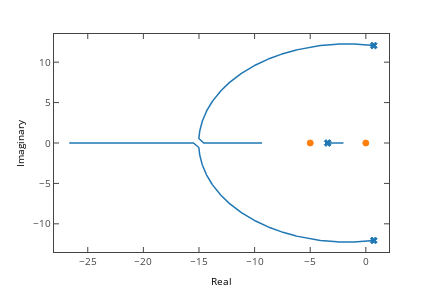

This figure's notebook cell:
### Markdown cell above
Orain Erroen kontornoa egiten da F erabiliz

### Code cell
c.rlocus(F,kvect=sp.r_[0:0.40:0.0005,0.4:0.5:0.1])
f=plt.gcf();py.iplot_mpl(f)

### Figure 1 — Plotly figure (JSON) as saved in the notebook; plotly's stock layout.template omitted (floating-point values rounded to 4 significant figures; data arrays with more than 128 entries replaced by an {"elided": "..."} marker saying what was removed)
{"data": [{"marker": {"color": "#1F77B4", "line": {"color": "#1F77B4", "width": 1}, "opacity": 1, "size": 6, "symbol": "x"}, "mode": "markers", "name": "_line0", "type": "scatter", "uid": "93928f36-65c5-463b-82db-d9c954ad6aa3", "x": [0.7136, 0.7136, -3.427], "xaxis": "x", "y": [12.06, -12.06, 0], "yaxis": "y"}, {"marker": {"color": "#FF7F0E", "line": {"color": "#FF7F0E", "width": 1}, "opacity": 1, "size": 6, "symbol": "circle"}, "mode": "markers", "name": "_line1", "type": "scatter", "uid": "1e4dfec3-87d2-4920-844d-c90a9586fc27", "x": [-5, 0], "xaxis": "x", "y": [0, 0], "yaxis": "y"}, {"line": {"color": "rgba (31, 119, 180, 1)", "dash": "solid", "width": 1.5}, "mode": "lines", "name": "rootlocus", "type": "scatter", "uid": "0820fcde-73eb-4d1e-8cb5-96dea5d0ba47", "x": {"elided": "801 float values"}, "xaxis": "x", "y": {"elided": "801 int values"}, "yaxis": "y"}, {"line": {"color": "rgba (31, 119, 180, 1)", "dash": "solid", "width": 1.5}, "mode": "lines", "name": "rootlocus", "type": "scatter", "uid": "774574fa-5680-4e37-999d-cefe0521ce55", "x": {"elided": "801 float values"}, "xaxis": "x", "y": {"elided": "801 float values"}, "yaxis": "y"}, {"line": {"color": "rgba (31, 119, 180, 1)", "dash": "solid", "width": 1.5}, "mode": "lines", "name": "rootlocus", "type": "scatter", "uid": "95c90adc-e002-40c2-8081-4d9f94452dca", "x": {"elided": "801 float values"}, "xaxis": "x", "y": {"elided": "801 float values"}, "yaxis": "y"}], "layout": {"autosize": false, "height": 288, "hovermode": "closest", "margin": {"b": 36, "l": 54, "pad": 0, "r": 43, "t": 34}, "showlegend": false, "width": 432, "xaxis": {"anchor": "y", "domain": [0, 1], "mirror": "ticks", "nticks": 8, "range": [-28.03, 2.083], "showgrid": false, "showline": true, "side": "bottom", "tickfont": {"size": 10}, "ticks": "inside", "title": {"font": {"color": "#000000", "size": 10}, "text": "Real"}, "type": "linear", "zeroline": false}, "yaxis": {"anchor": "x", "domain": [0, 1], "mirror": "ticks", "nticks": 7, "range": [-13.49, 13.49], "showgrid": false, "showline": true, "side": "left", "tickfont": {"size": 10}, "ticks": "inside", "title": {"font": {"color": "#000000", "size": 10}, "text": "Imaginary"}, "type": "linear", "zeroline": false}}}
